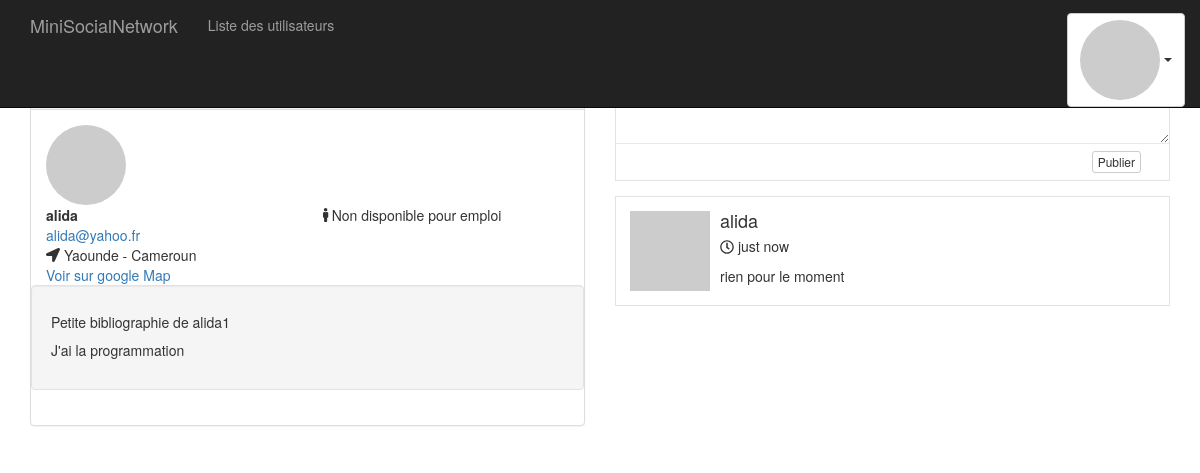
The app's page /profile.php?id=155 (signed in) with its own data.
### tables this page shows
CREATE TABLE `users` (
  `id` int(11) NOT NULL,
  `name` varchar(255) DEFAULT NULL,
  `pseudo` varchar(255) DEFAULT NULL,
  `email` varchar(255) DEFAULT NULL,
  `password` varchar(255) DEFAULT NULL,
  `active` enum('0','1') DEFAULT '0',
  `created_at` datetime DEFAULT CURRENT_TIMESTAMP,
  `city` varchar(255) DEFAULT NULL,
  `country` varchar(255) DEFAULT NULL,
  `sexe` enum('H','F') DEFAULT NULL,
  `twitter` varchar(255) DEFAULT NULL,
  `github` varchar(255) DEFAULT NULL,
  `available_for_hiring` enum('0','1') DEFAULT '0',
  `bio` text,
  `avatar` varchar(255) DEFAULT NULL
);

CREATE TABLE `microposts` (
  `id` int(11) NOT NULL,
  `content` text,
  `user_id` int(11) DEFAULT NULL,
  `created_at` datetime DEFAULT CURRENT_TIMESTAMP
);

### profile.php (called while the page is built, shortened)
<?php
	require("config/database.php");
	require("includes/functions.php");
	if(!empty($_GET['id'])){
		$user = find_user_by_id($_GET['id']);
		if(!$user){
			redirect('index.php');
		}else{
			$q = $bd->prepare('SELECT content, created_at FROM microposts WHERE user_id = :user_id ORDER BY created_at DESC ');
			$q->execute([
				'user_id' => $_GET['id']
			]);
			$microposts = $q->fetchAll(PDO::FETCH_OBJ);
		}
	}else{
		redirect('profile.php?id='.get_session('user_id'));
	}
 	require("views/profile.view.php");

### includes/functions.php (called while the page is built, shortened)
 <?php
if(!function_exists('e')){
	function e($string){
		if($string){
			return htmlspecialchars($string);
		}
	}
}
if(!function_exists('get_session')){
	function get_session($key){
		if($key){
			return !empty($_SESSION[$key])? e($_SESSION[$key]): null;
		}
	}
}
if(!function_exists('get_avatar_url')){
	function get_avatar_url($email,$size=25){
		return "http://gravatar.com/avatar/".md5(strtolower(trim(e($email))))."?s=".$size;
	}
}
if(!function_exists('find_user_by_id')){
	function find_user_by_id($id){
		global $bd;
		$q = $bd->prepare('SELECT name, pseudo, email, city, country, twitter, github, sexe, bio, available_for_hiring FROM users WHERE id=?');
		$q->execute([$id]);
		$data = $q->fetch(PDO::FETCH_OBJ);
		return $data;
	}
}

### views/profile.view.php (the view, shortened to what this page needs)
    <?php include('partials/_header.php');?>
    <div class="main-content">
    	<div class="container">
    		<div class="row">
    			<div class="col-md-6">
    				<div class="panel panel-default">
		    			<div class="panel-heading">
			    			<h3 class="panel-title">Profile de <?= e($user->pseudo);?></h3>
			    		</div>
				    	<div class="panel-body">
				    		<div class="row">
				    			<div class="col-md-5">
				    				<img src="<?=get_avatar_url($user->email,100); ?>" alt="Image de profil de <?= e($user->pseudo)?>" class="img-circle"/>
				    			</div>
				    		</div>
				    		<div class="row">
				    			<div class="col-sm-6">
				    				<strong><?= e($user->pseudo)?></strong><br/>
				    				<a href="mailto:<?=e($user->email) ?>"><?=  e($user->email)?></a><br/>
				    				<?=
				    					($user->city && $user->country) ? '<i class="fas fa-location-arrow"></i>&nbsp;'.e($user->city).' - '.e($user->country).'<br/>':'';
				    				?><a href="https://www.google.com/maps?q=<?= e($user->city).' '.e($user->country) ?>" target="_blank">Voir sur google Map</a>
				    			</div>
				    			<div class="col-sm-6">
				    				<?= ($user->sexe == 'F')?'<i class="fas fa-female"></i>': '<i class="fas fa-male"></i>'?>
				    				<?=
				    					$user->available_for_hiring ?'Disponible pour emploi':'Non disponible pour emploi';
				    				?>
				    			</div>
				    		</div>
				    		<div class="row">
				    			<div class="col-md-12 well">
				    				<h5>Petite bibliographie de <?= e($user->name) ?></h5>
				    				<p>
				    				<?=
				    					$user->bio ?nl2br(e($user->bio)):'Aucune biographie pour le moment...';
				    				?>
				    				</p>
				    			</div>
				    		</div>
				    	</div>
    				</div>
    			</div>
    			<?php if(!empty($_GET['id'])&&$_GET['id'] === get_session('user_id')): ?>
    			<div class="col-md-6">
    				<div class="status-post">
	    				<form action="microposts.php" method="POST" data-parsley-validate>
		    				<div class="form-group status-post-submit">
		    					<input type="submit" name="publish" value="Publier" class="btn btn-xs btn-default default "/>
		    				</div>
	    				</form>
					</div>
				<?php endif; ?>
    			<?php if(count($microposts) != 0): ?>
    				<?php foreach ($microposts as $micropost): ?>
    					<?php  include('partials/_micropost.php'); ?>
    				<?php endforeach ?>
    			<?php else: ?>
    				<p>Cet utilisateur n'a encore rien poste pour le moment ...</p>
    			<?php endif; ?>
    			</div>
    		</div>
      </div>
    </div>
</body>
</html>

### partials/_micropost.php
<article class="status-media media">
	<div class="pull-left">
		<img src="<?= get_avatar_url($user->email)?>" alt ="<?= $user->pseudo ?>" class="media-object"/>
	</div>
	<div class="media-body">
		<h4 class="media-heading"><?= e($user->pseudo) ?></h4>
		<p><i class="far fa-clock"></i>&nbsp<span class="need_to_be_rendered load_time strong" datetime="<?= $micropost->created_at?>"><?= e($micropost->created_at)?></span></p>
		<?= nl2br(e($micropost->content));?>
	</div>
</article>

### assets/css/mains.css (style rules this page uses)
body { padding-top: 70px; }
.status-media { border: 1px solid #e3e3e3; background-color: #fff; padding: 1em; margin-bottom: 2em; word-break: break-all; -moz-word-break: break-all; -ms-word-break: break-all; -o-word-break: break-all; -webkit-word-break: break-all; }
.status-post { border: 1px solid #e3e3e3; background-color: #fff; }
.status-post-submit { border-top: 1px solid #e9e9e9; padding: 0.5em 2em 1em 0em; margin-bottom: 0em; }
.status-post-submit .btn { float: right; }

### records on screen
users: pseudo "alida", email "alida@yahoo.fr", city "Yaounde", country "Cameroun", name "alida1", bio "J'ai la programmation"
microposts: user.pseudo "alida", content "rien pour le moment"

### other values on screen
WEBSITE_NAME "MiniSocialNetwork"
